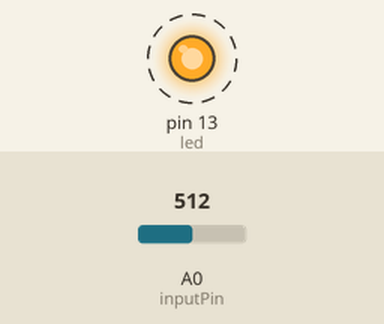
This sketch was run on a simulated Arduino Uno, built with avr-gcc and run on an emulated ATmega328P. Shown: output pins drawn as LEDs (lit = HIGH). Dashed ring = blinking. The inputs (shaded band) are chosen by the test bench; at power-on: A0 (inputPin) = 512. What the sketch prints to the serial monitor is not drawn.

Above: at 0.7 s.
Timing chart, 0 to 5.6 s (numbered marks = the images above):
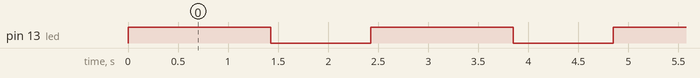

The sketch:

OpticalSoilMoistureSensor.ino
```cpp
int led = 13;
int inputPin = 0;

int val = 0;           // variable to store the value read
const int numReadings = 100;
int readings[numReadings];      // the readings from the analog input
int index = 0;                  // the index of the current reading
int long total = 0;                  // the running total
int average = 0;                // the average

int existingReadings = 0;

// the setup routine runs once when you press reset:
void setup() {
  // initialize the digital pin as an output.
  Serial.begin(9600);          //  setup serial
  pinMode(led, OUTPUT);

}

// the loop routine runs over and over again forever:
void loop() {
  digitalWrite(led, HIGH);   // turn the LED on (HIGH is the voltage level)

  delay(1); //wait for the LED to reach steady state

  for (int index = 0; index < numReadings; index++){
    int value = analogRead(inputPin);
    readings[index] = value;
    delay(1);
  }
  total = 0;
  for (int index = 0; index < numReadings; index++){
    total = readings[index] + total;
    Serial.print("total ");
    Serial.println(total);
  }
  average = total / numReadings;

  delay(1);

  //print numbers
  Serial.print(readings[index]);
  Serial.print("Average: ");
  Serial.println(average);

  Serial.print("Mapped average: ");
  Serial.println(map(average, 0, 1023, 0, 100));
  delay(10);        // delay in between reads for stability

  //delay(1000);               // wait for a second
  digitalWrite(led, LOW);    // turn the LED off by making the voltage LOW
  delay(1000);               // wait for a second


} // loop ends here
```

Measured:
- by itself, pin 13 (led): alternates HIGH for 1.4 s and LOW for 1.0 s
